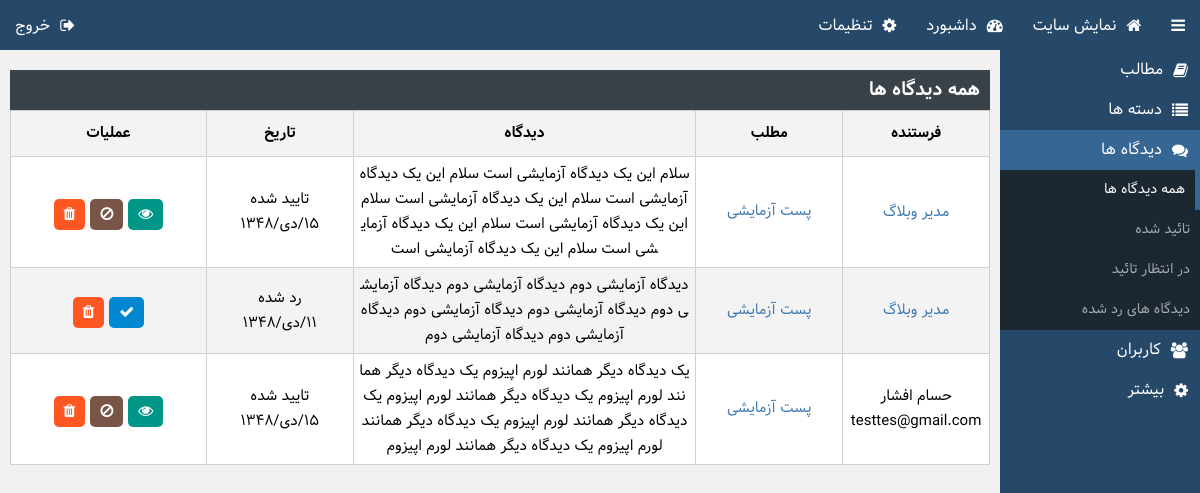
/acp/comments.php (signed in), run on an earlier commit of the app's database.
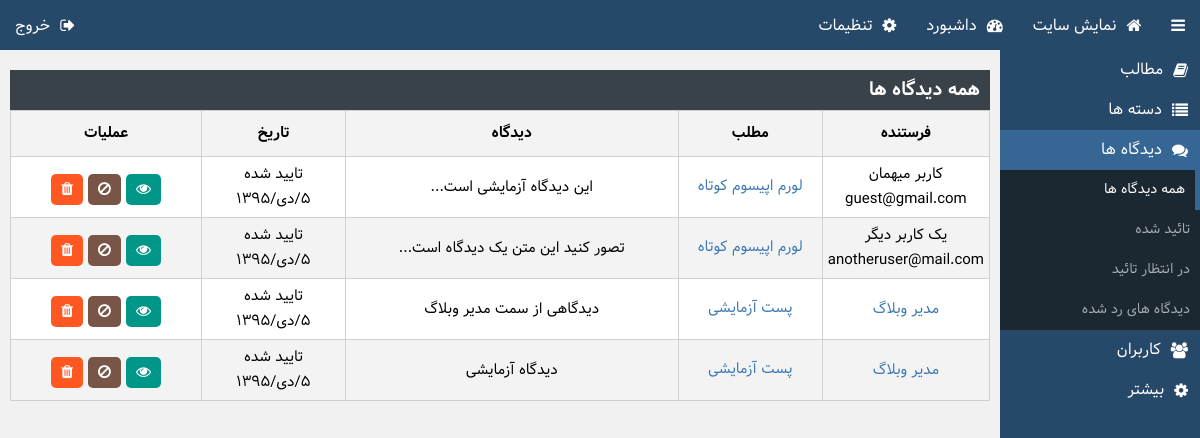
And on a later commit of the database.
### tables this page shows
CREATE TABLE `COMMENTS` (
  `ID` int(10) UNSIGNED NOT NULL,
  `TYPE` tinyint(3) UNSIGNED NOT NULL DEFAULT '2',
  `SENDER` int(10) UNSIGNED NOT NULL DEFAULT '0',
  `POST` int(10) UNSIGNED NOT NULL,
  `NAME` varchar(50) NOT NULL,
  `EMAIL` varchar(60) NOT NULL,
  `WEB` varchar(60) NOT NULL,
  `TXT` text NOT NULL,
  `TIME` int(11) NOT NULL
);

CREATE TABLE `USERS` (
  `ID` int(11) UNSIGNED NOT NULL,
  `USER` varchar(24) NOT NULL,
  `NAME` varchar(24) NOT NULL,
  `PASS` char(32) NOT NULL,
  `EMAIL` varchar(60) NOT NULL,
  `WEB` varchar(60) NOT NULL,
  `GRP` tinyint(1) UNSIGNED ZEROFILL NOT NULL DEFAULT '1'
);

CREATE TABLE `POSTS` (
  `ID` int(11) UNSIGNED NOT NULL,
  `TYPE` tinyint(1) UNSIGNED ZEROFILL NOT NULL,
  `AUTHOR` int(11) NOT NULL,
  `TITLE` varchar(255) NOT NULL,
  `STEXT` text NOT NULL,
  `FTEXT` text NOT NULL,
  `CAT` int(10) UNSIGNED NOT NULL DEFAULT '0',
  `TIME` int(11) UNSIGNED NOT NULL,
  `TAGS` text NOT NULL
);

### includes/functions.php (called while the page is built, shortened)
<?php
	require_once('config.php');
	require_once("PersianCalendar.php");
	$SQL = new mysqli($CONF['remoteurl'],$CONF['dbuser'],$CONF['dbpass'],$CONF['dbname']);
	$SQL->set_charset("utf8");
	function scape($str)
	{
		global $SQL;
		return $SQL->real_escape_string($str);
	}
 ?>

### includes/PersianCalendar.php (called while the page is built, shortened)
<?php
function mds_date($format, $when="now", $persianNumber = 1)
{
	$TZhours=0;
	$TZminute=0;
	$result="";
	if($when=="now"){
		$year=date("Y");
		$month=date("m");
		$day=date("d");
		list( $Dyear, $Dmonth, $Dday ) = gregorian_to_mds($year, $month, $day);
		$when=mktime(date("H")+$TZhours,date("i")+$TZminute,date("s"),date("m"),date("d"),date("Y"));
	}else{
		$when+=$TZhours*3600+$TZminute*60;
		$date=date("Y-m-d",$when);
		list( $year, $month, $day ) = preg_split ( '/-/', $date );
		list( $Dyear, $Dmonth, $Dday ) = gregorian_to_mds($year, $month, $day);
		}
	$need= $when;
	$year=date("Y",$need);
	$month=date("m",$need);
	$day=date("d",$need);
	$i=0;
	$subtypetemp="";
	list( $Dyear, $Dmonth, $Dday ) = gregorian_to_mds($year, $month, $day);
	while($i<strlen($format))
	{
		$subtype=substr($format,$i,1);
		switch ($subtype)
		{
			case"F":
				$result.=monthname($Dmonth);
				break;
			case "j":
				$result1=$Dday;
				if($persianNumber==1) $result.=Convertnumber2farsi($result1);
				else $result.=$result1;
				break;
			case "Y":
				$result1=$Dyear;
				if($persianNumber==1) $result.=Convertnumber2farsi($result1);
				else $result.=$result1;
				break;
			default:
				$result.=$subtype;
		}
		$subtypetemp=substr($format,$i,1);
	$i++;
	}
	return $result;
}
function monthname($month)
{
	switch ($month) {
		case '10':
			return 'دی';
			break;
	}
}
function Convertnumber2farsi($string)
{
	$num = array('۰','۱','۲','۳','۴','۵','۶','۷','۸','۹');
	$stringtemp="";
	$len=strlen($string);
	for($sub=0;$sub<$len;$sub++)
	{
		if( substr($string,$sub,1)>=0 AND substr($string,$sub,1)<=9 )
			$stringtemp.= $num[substr($string,$sub,1)];
		else
			$stringtemp.= substr($string,$sub,1);
	}
	return $stringtemp;
}
function div($a,$b)
{
    return (int) ($a / $b);
}
function gregorian_to_mds ($g_y, $g_m, $g_d)
{
    $g_days_in_month = array(31, 28, 31, 30, 31, 30, 31, 31, 30, 31, 30, 31);
    $m_days_in_month = array(31, 31, 31, 31, 31, 31, 30, 30, 30, 30, 30, 29);
   $gy = $g_y-1600;
   $gm = $g_m-1;
   $gd = $g_d-1;
   $g_day_no = 365*$gy+div($gy+3,4)-div($gy+99,100)+div($gy+399,400);
   for ($i=0; $i < $gm; ++$i)
      $g_day_no += $g_days_in_month[$i];
   if ($gm>1 && (($gy%4==0 && $gy%100!=0) || ($gy%400==0)))
      $g_day_no++;
   $g_day_no += $gd;
   $m_day_no = $g_day_no-79;
   $j_np = div($m_day_no, 12053);
   $m_day_no = $m_day_no % 12053;
   $jy = 979+33*$j_np+4*div($m_day_no,1461);
   $m_day_no %= 1461;
   if ($m_day_no >= 366) {
      $jy += div($m_day_no-1, 365);
      $m_day_no = ($m_day_no-1)%365;
   }
   for ($i = 0; $i < 11 && $m_day_no >= $m_days_in_month[$i]; ++$i)
      $m_day_no -= $m_days_in_month[$i];
   $jm = $i+1;
   $jd = $m_day_no+1;
   return array($jy, $jm, $jd);
}
?>

### acp/comments.php (the view, shortened to what the changed rows need)
<?php
	require_once('../includes/functions.php');
	if( !isset($_POST['A']) AND !isset($_GET['A']) )
		require_once('header.php');
	$TYP = Array(
		'رد شده',
		'تایید شده',
		'در انتظار تائید');
	if ( isset($_GET['Q']) )
	{
		switch ($_GET['Q']) {
			case 'rejected':
			$TYPE = ' AND C.TYPE=0 ';
			$TITLE = 'دیدگاه های رد شده';
			break;
			case 'accepted':
				$TYPE = ' AND C.TYPE=1 ';
				$TITLE = 'دیدگاه های تایید شده';
				break;
			case 'wait':
				$TYPE = ' AND C.TYPE=2 ';
				$TITLE = 'دیدگاه های در انتظار تایید';
				break;
			default:
				$TYPE = '';
				$TITLE = 'همه دیدگاه ها';
				break;
		}
	}
	else
	{
		$TYPE = '';
		$TITLE = 'همه دیدگاه ها';
	}
	$COMMENTS = $SQL->query("SELECT C.ID,C.TYPE,C.SENDER,C.POST,C.NAME,C.EMAIL,C.TXT,C.TIME,U.NAME as UNAME,P.TITLE FROM COMMENTS AS C, USERS AS U, POSTS AS P WHERE C.SENDER=U.ID AND C.POST=P.ID".scape($TYPE));
	if( $COMMENTS!==FALSE )
	{
		echo '<div class="table"><h3>'.$TITLE.'</h3>';
		if ( $COMMENTS->num_rows>0 )
		{
			echo '<table>
					<tr>
						<th width="15%">فرستنده</th>
						<th width="15%">مطلب</th>
						<th width="35%">دیدگاه</th>
						<th width="15%">تاریخ</th>
						<th width="20%">عملیات</th>
					</tr>';
			while ( $COMMENT = $COMMENTS->fetch_assoc() )
			{
				ECHO '<tr>
							<td>';
								if( $COMMENT['SENDER']==0 )
									echo '<span>'.$COMMENT['NAME'].'<br />'.$COMMENT['EMAIL'].'</span>';
								else
									echo '<a href="user.php?ID='.$COMMENT['SENDER'].'"><span>'.$COMMENT['UNAME'].'</span></a>';
				ECHO		'</td>
							<td><a href="../post.php?id='.$COMMENT['POST'].'" na target="_blank">'.$COMMENT['TITLE'].'</a></td>
							<td><span class="comment-text">'.htmlentities($COMMENT['TXT']).'</span></td>
							<td>
								<span>'.$TYP[$COMMENT['TYPE']].'</span>
								<span>'.mds_date("j/F/Y",$COMMENT['TIME']).'</span>
							</td>
							<td>
								<span class="hover">
									<a class="fa-eye" '.( ($COMMENT['TYPE']!=1) ? 'style="display:none"' : '' ).' href="../post.php?id='.$COMMENT['POST'].'" na target="_blank"></a>'.
									( ($COMMENT['TYPE']!=1) ? '<span class="hover"><a class="fa-check accept" onclick="comment('.$COMMENT['ID'].',1);" na></a></span>' : '' ).
									( ($COMMENT['TYPE']!=0) ? '<span class="hover"><a class="fa-ban ban" onclick="comment('.$COMMENT['ID'].',0);" na></a></span>' : '' ).
									'<a class="fa-trash" onclick="comment('.$COMMENT['ID'].',-1);" na></a>
								</span>
							</td>
						</tr>';
			}
			echo "</table>";
		}
		else {
			echo '<span>موردی برای نمایش یافت نشد.</span>';
		}
		echo '</div>';
	}
	else
	{
		die("خطایی رخ داده است...");
	}
	if( !isset($_POST['A']) AND !isset($_GET['A']) )
		require_once('footer.php');
 ?>

What changed in the data, as far as the page shows it:
removed comments: users.NAME "مدیر وبلاگ", posts.TITLE "پست آزمایشی", TXT "سلام این یک دیدگاه آزمایشی است سلام این یک دیدگاه آزمایشی است سلام این یک دیدگاه آزمایشی است سلام این یک دیدگاه آزمایشی است سلام این یک دیدگاه آزمایشی است سلام این یک دیدگاه آزمایشی است", TYPE "تایید شده", TIME "۱۵/دی/۱۳۴۸", POST 1 (drawn)
removed comments: users.NAME "مدیر وبلاگ", posts.TITLE "پست آزمایشی", TXT "دیدگاه آزمایشی دوم دیدگاه آزمایشی دوم دیدگاه آزمایشی دوم دیدگاه آزمایشی دوم دیدگاه آزمایشی دوم دیدگاه آزمایشی دوم دیدگاه آزمایشی دوم", TYPE "رد شده", TIME "۱۱/دی/۱۳۴۸"
removed comments: NAME "حسام افشار", EMAIL "testtes@gmail.com", posts.TITLE "پست آزمایشی", TXT "یک دیدگاه دیگر همانند لورم اپیزوم یک دیدگاه دیگر همانند لورم اپیزوم یک دیدگاه دیگر همانند لورم اپیزوم یک دیدگاه دیگر همانند لورم اپیزوم یک دیدگاه دیگر همانند لورم اپیزوم یک دیدگاه دیگر همانند لورم اپیزوم", TYPE "تایید شده", TIME "۱۵/دی/۱۳۴۸", POST 1 (drawn)
added comments: NAME "کاربر میهمان", EMAIL "guest@gmail.com", posts.TITLE "لورم اپیسوم کوتاه", TXT "این دیدگاه آزمایشی است...", TYPE "تایید شده", TIME "۵/دی/۱۳۹۵", POST 3 (drawn)
added comments: NAME "یک کاربر دیگر", EMAIL "anotheruser@mail.com", posts.TITLE "لورم اپیسوم کوتاه", TXT "تصور کنید این متن یک دیدگاه است...", TYPE "تایید شده", TIME "۵/دی/۱۳۹۵", POST 3 (drawn)
added comments: users.NAME "مدیر وبلاگ", posts.TITLE "پست آزمایشی", TXT "دیدگاهی از سمت مدیر وبلاگ", TYPE "تایید شده", TIME "۵/دی/۱۳۹۵", POST 1 (drawn)
added comments: users.NAME "مدیر وبلاگ", posts.TITLE "پست آزمایشی", TXT "دیدگاه آزمایشی", TYPE "تایید شده", TIME "۵/دی/۱۳۹۵", POST 5 (drawn)
